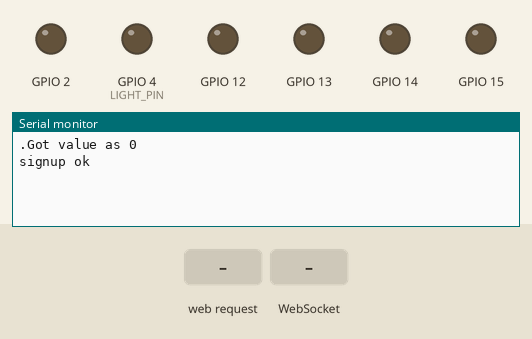
This sketch was run on a simulated ESP32. Parts: output pins drawn as LEDs (lit = HIGH), the last lines printed to the serial monitor. Inputs (shaded band) come from the test bench. WiFi joins after 1.5 s; servers stay silent unless stated; the camera gives no picture.

Above: at 2.5 s.
2.6 s: HTTP request GET /changeWifi?ssid=1&password=1 received
At 3.8 s:
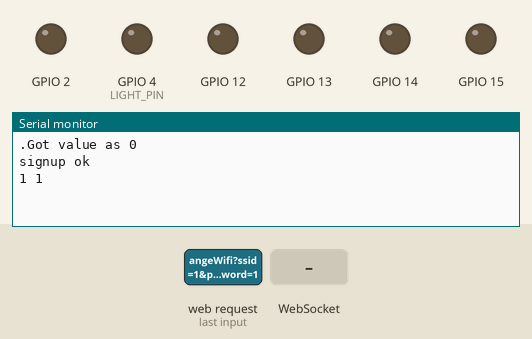
4.1 s: WebSocket text "MoveCar" received
At 5.0 s:
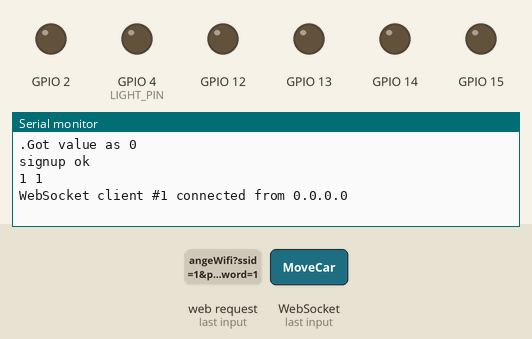

The sketch:

motorWeb.ino
```cpp
#include "soc/soc.h"
#include "soc/rtc_cntl_reg.h"
// #include "Base64.h"
#include "esp_camera.h"
#include <sstream>
#include <WiFi.h>
#include <stdlib.h>
#include <pthread.h>


/**********************
******Web Server******/

#include <AsyncTCP.h>
#include <ESPAsyncWebServer.h>


AsyncWebServer server(80);
AsyncWebSocket wsCamera("/Camera");
AsyncWebSocket wsCarInput("/CarInput");
uint32_t cameraClientId = 0;


const char* htmlHomePage PROGMEM = R"HTMLHOMEPAGE(
<!DOCTYPE html>
<html>
  <head>
  <meta name="viewport" content="width=device-width, initial-scale=1, maximum-scale=1, user-scalable=no">
    <style>
    .arrows {
      font-size:40px;
      color:red;
    }
    td.button {
      background-color:black;
      border-radius:25%;
      box-shadow: 5px 5px #888888;
    }
    td.button:active {
      transform: translate(5px,5px);
      box-shadow: none;
    }

    .noselect {
      -webkit-touch-callout: none; /* iOS Safari */
        -webkit-user-select: none; /* Safari */
         -khtml-user-select: none; /* Konqueror HTML */
           -moz-user-select: none; /* Firefox */
            -ms-user-select: none; /* Internet Explorer/Edge */
                user-select: none; /* Non-prefixed version, currently
                                      supported by Chrome and Opera */
    }

    .slidecontainer {
      width: 100%;
    }

    .slider {
      -webkit-appearance: none;
      width: 100%;
      height: 15px;
      border-radius: 5px;
      background: #d3d3d3;
      outline: none;
      opacity: 0.7;
      -webkit-transition: .2s;
      transition: opacity .2s;
    }

    .slider:hover {
      opacity: 1;
    }

    .slider::-webkit-slider-thumb {
      -webkit-appearance: none;
      appearance: none;
      width: 25px;
      height: 25px;
      border-radius: 50%;
      background: red;
      cursor: pointer;
    }

    .slider::-moz-range-thumb {
      width: 25px;
      height: 25px;
      border-radius: 50%;
      background: red;
      cursor: pointer;
    }
  .form-div
  {
      width: 50%;
      margin:0 auto;
      margin-top: 300px;
  }
    </style>

  </head>
  <body class="noselect" align="center" style="background-color:white">

    <!--h2 style="color: teal;text-align:center;">Wi-Fi Camera &#128663; Control</h2-->

    <table id="mainTable" style="width:400px;margin:auto;table-layout:fixed" CELLSPACING=10>
      <tr>
        <td id=fotograf><img id="cameraImage" src="" style="width:400px;height:250px"></td>
      </tr>
      <tr>
        <td></td>
        <td class="button" onmousedown='sendButtonInput("MoveCar","4")' onmouseup='sendButtonInput("MoveCar","0")' ontouchstart='sendButtonInput("MoveCar","1")' ontouchend='sendButtonInput("MoveCar","0")'><span class="arrows" >&#8679;</span></td>
        <td></td>
      </tr>
      <tr>
        <td class="button" onmousedown='sendButtonInput("MoveCar","2")' onmouseup='sendButtonInput("MoveCar","0")' ontouchstart='sendButtonInput("MoveCar","3")' ontouchend='sendButtonInput("MoveCar","0")'><span class="arrows" >&#8678;</span></td>
        <td class="button"></td>
        <td class="button" onmousedown='sendButtonInput("MoveCar","1")' onmouseup='sendButtonInput("MoveCar","0")'  ontouchstart='sendButtonInput("MoveCar","4")' ontouchend='sendButtonInput("MoveCar","0")'><span class="arrows" >&#8680;</span></td>
      </tr>
      <tr>
        <td></td>
        <td class="button" onmousedown='sendButtonInput("MoveCar","3")' onmouseup='sendButtonInput("MoveCar","0")' ontouchstart='sendButtonInput("MoveCar","2")' ontouchend='sendButtonInput("MoveCar","0")'><span class="arrows" >&#8681;</span></td>
        <td></td>
      </tr>
      <tr/><tr/>
      <tr>
        <td style="text-align:left"><b>Speed:</b></td>
        <td colspan=2>
         <div class="slidecontainer">
            <input type="range" min="0" max="255" value="150" class="slider" id="Speed" oninput='sendButtonInput("Speed",value)'>
          </div>
        </td>
      </tr>
      <tr>
        <td style="text-align:left"><b>Light:</b></td>
        <td colspan=2>
          <div class="slidecontainer">
            <input type="range" min="0" max="255" value="0" class="slider" id="Light" oninput='sendButtonInput("Light",value)'>
          </div>
        </td>
      </tr>
    </table>
    <div class="form-div">
      <form action="/changeWifi" method="get">
          <label>Wifi: <input type="text" name="ssid"></label>
          <label>Password: <input type="text" name="password"></label>
          <button style="width: 80px;" type="submit">Baglan</button>
      </form>
    </div>
    <script>
      var webSocketCameraUrl = "ws:\/\/" + window.location.hostname + "/Camera";
      var webSocketCarInputUrl = "ws:\/\/" + window.location.hostname + "/CarInput";
      var websocketCamera;
      var websocketCarInput;

      function initCameraWebSocket()
      {
        websocketCamera = new WebSocket(webSocketCameraUrl);
        websocketCamera.binaryType = 'blob';
        websocketCamera.onopen    = function(event){};
        websocketCamera.onclose   = function(event){setTimeout(initCameraWebSocket, 2000);};
        websocketCamera.onmessage = function(event)
        {
          var imageId = document.getElementById("cameraImage");
          imageId.src = URL.createObjectURL(event.data);
        };
      }

      function initCarInputWebSocket()
      {
        websocketCarInput = new WebSocket(webSocketCarInputUrl);
        websocketCarInput.onopen    = function(event)
        {
          var speedButton = document.getElementById("Speed");
          sendButtonInput("Speed", speedButton.value);
          var lightButton = document.getElementById("Light");
          sendButtonInput("Light", lightButton.value);
        };
        websocketCarInput.onclose   = function(event){setTimeout(initCarInputWebSocket, 2000);};
        websocketCarInput.onmessage = function(event){};
      }

      function initWebSocket()
      {
        initCameraWebSocket ();
        initCarInputWebSocket();
      }

      function sendButtonInput(key, value)
      {
        var data = key + "," + value;
        websocketCarInput.send(data);
      }

      window.onload = initWebSocket;
      document.getElementById("mainTable").addEventListener("touchend", function(event){
        event.preventDefault()
      });
    </script>
  </body>
</html>
)HTMLHOMEPAGE";


void rotateMotor(int motorNumber, int motorDirection);
void moveCar(int inputValue);


void handleRoot(AsyncWebServerRequest *request)
{
  request->send_P(200, "text/html", htmlHomePage);
}

void handleNotFound(AsyncWebServerRequest *request)
{
    request->send(404, "text/plain", "File Not Found");
}

void onCarInputWebSocketEvent(AsyncWebSocket *server,
                      AsyncWebSocketClient *client,
                      AwsEventType type,
                      void *arg,
                      uint8_t *data,
                      size_t len)
{
  switch (type)
  {
    case WS_EVT_CONNECT:
      Serial.printf("WebSocket client #%u connected from %s\n", client->id(), client->remoteIP().toString().c_str());
      break;
    case WS_EVT_DISCONNECT:
      Serial.printf("WebSocket client #%u disconnected\n", client->id());
      moveCar(0);
      ledcWrite(3, 0);
      break;
    case WS_EVT_DATA:
      AwsFrameInfo *info;
      info = (AwsFrameInfo*)arg;
      if (info->final && info->index == 0 && info->len == len && info->opcode == WS_TEXT)
      {
        std::string myData = "";
        myData.assign((char *)data, len);
        std::istringstream ss(myData);
        std::string key, value;
        std::getline(ss, key, ',');
        std::getline(ss, value, ',');
        Serial.printf("Key [%s] Value[%s]\n", key.c_str(), value.c_str());
        int valueInt = atoi(value.c_str());
        if (key == "MoveCar")
        {
          moveCar(valueInt);
        }
        else if (key == "Speed")
        {
          // Speeed channel => 2
          ledcWrite(2, valueInt);
        }
        else if (key == "Light")
        {
          // light Channel =>3
          ledcWrite(3, valueInt);
        }
      }
      break;
    case WS_EVT_PONG:
    case WS_EVT_ERROR:
      break;
    default:
      break;
  }
}

void onCameraWebSocketEvent(AsyncWebSocket *server,
                      AsyncWebSocketClient *client,
                      AwsEventType type,
                      void *arg,
                      uint8_t *data,
                      size_t len)
{
  switch (type)
  {
    case WS_EVT_CONNECT:
      Serial.printf("WebSocket client #%u connected from %s\n", client->id(), client->remoteIP().toString().c_str());
      cameraClientId = client->id();
      break;
    case WS_EVT_DISCONNECT:
      Serial.printf("WebSocket client #%u disconnected\n", client->id());
      cameraClientId = 0;
      break;
    case WS_EVT_DATA:
      break;
    case WS_EVT_PONG:
    case WS_EVT_ERROR:
      break;
    default:
      break;
  }
}


/* Web Server
****************/


/*************************
Camera Configuration    */
#define CAMERA_MODEL_AI_THINKER

void cameraConfiguration(){

  int PWDN_GPIO_NUM= 32;
  int  RESET_GPIO_NUM= -1;
  int  XCLK_GPIO_NUM= 0;
  int  SIOD_GPIO_NUM =26;
  int  SIOC_GPIO_NUM= 27;

  int  Y9_GPIO_NUM= 35;
  int  Y8_GPIO_NUM= 34;
  int  Y7_GPIO_NUM =39;
  int  Y6_GPIO_NUM= 36;
  int  Y5_GPIO_NUM= 21;
  int  Y4_GPIO_NUM= 19;
  int  Y3_GPIO_NUM= 18;
  int  Y2_GPIO_NUM= 5;
  int  VSYNC_GPIO_NUM= 25;
  int HREF_GPIO_NUM= 23;
  int PCLK_GPIO_NUM =22;
  WRITE_PERI_REG(RTC_CNTL_BROWN_OUT_REG, 0);
  camera_config_t config;
  config.ledc_channel = LEDC_CHANNEL_0;
  config.ledc_timer = LEDC_TIMER_0;
  config.pin_d0 = Y2_GPIO_NUM;
  config.pin_d1 = Y3_GPIO_NUM;
  config.pin_d2 = Y4_GPIO_NUM;
  config.pin_d3 = Y5_GPIO_NUM;
  config.pin_d4 = Y6_GPIO_NUM;
  config.pin_d5 = Y7_GPIO_NUM;
  config.pin_d6 = Y8_GPIO_NUM;
  config.pin_d7 = Y9_GPIO_NUM;
  config.pin_xclk = XCLK_GPIO_NUM;
  config.pin_pclk = PCLK_GPIO_NUM;
  config.pin_vsync = VSYNC_GPIO_NUM;
  config.pin_href = HREF_GPIO_NUM;
  config.pin_sscb_sda = SIOD_GPIO_NUM;
  config.pin_sscb_scl = SIOC_GPIO_NUM;
  config.pin_pwdn = PWDN_GPIO_NUM;
  config.pin_reset = RESET_GPIO_NUM;
  config.xclk_freq_hz = 20000000;
  config.pixel_format = PIXFORMAT_JPEG;


  config.frame_size = FRAMESIZE_VGA;
  config.jpeg_quality = 10;
  config.fb_count = 1;
  // if(psramFound()){
  //   config.frame_size = FRAMESIZE_UXGA;
  //   config.jpeg_quality = 10;
  //   config.fb_count = 2;
  // } else {
  //   config.frame_size = FRAMESIZE_SVGA;
  //   config.jpeg_quality = 12;
  //   config.fb_count = 1;
  // }

  esp_err_t err = esp_camera_init(&config);
  if (err != ESP_OK) {
    Serial.printf("Camera init failed with error 0x%x", err);
    return;
    // delay(1000);

    // // ESP.restart();
  }


}

/* Camera Configuration
**************************/


/**********************
**       Motor     ***/

struct MOTOR_PINS
{
  int pinEn;
  int pinIN1;
  int pinIN2;
};

std::vector<MOTOR_PINS> motorPins =
{
  {12, 13, 15},  //RIGHT_MOTOR Pins (EnA, IN1, IN2)
  {12, 14, 2},  //LEFT_MOTOR  Pins (EnB, IN3, IN4)
};
#define LIGHT_PIN 4

#define UP 1
#define DOWN 2
#define LEFT 3
#define RIGHT 4
#define STOP 0

#define RIGHT_MOTOR 0
#define LEFT_MOTOR 1

#define FORWARD 1
#define BACKWARD -1


void rotateMotor(int motorNumber, int motorDirection)
{
  if (motorDirection == FORWARD)
  {
    digitalWrite(motorPins[motorNumber].pinIN1, HIGH);
    digitalWrite(motorPins[motorNumber].pinIN2, LOW);
  }
  else if (motorDirection == BACKWARD)
  {
    digitalWrite(motorPins[motorNumber].pinIN1, LOW);
    digitalWrite(motorPins[motorNumber].pinIN2, HIGH);
  }
  else
  {
    digitalWrite(motorPins[motorNumber].pinIN1, LOW);
    digitalWrite(motorPins[motorNumber].pinIN2, LOW);
  }
}

void moveCar(int inputValue)
{
  Serial.printf("Got value as %d\n", inputValue);
  switch(inputValue)
  {

    case UP:
      rotateMotor(RIGHT_MOTOR, FORWARD);
      rotateMotor(LEFT_MOTOR, FORWARD);
      break;

    case DOWN:
      rotateMotor(RIGHT_MOTOR, BACKWARD);
      rotateMotor(LEFT_MOTOR, BACKWARD);
      break;

    case LEFT:
      rotateMotor(RIGHT_MOTOR, FORWARD);
      rotateMotor(LEFT_MOTOR, BACKWARD);
      break;

    case RIGHT:
      rotateMotor(RIGHT_MOTOR, BACKWARD);
      rotateMotor(LEFT_MOTOR, FORWARD);
      break;

    case STOP:
      rotateMotor(RIGHT_MOTOR, STOP);
      rotateMotor(LEFT_MOTOR, STOP);
      break;

    default:
      rotateMotor(RIGHT_MOTOR, STOP);
      rotateMotor(LEFT_MOTOR, STOP);
      break;
  }
}


void setUpPinModes()
{
  const int PWMFreq = 1000; /* 1 KHz */
  const int PWMResolution = 8;
  const int PWMSpeedChannel = 2;
  const int PWMLightChannel = 3;
  //Set up PWM
  ledcSetup(PWMSpeedChannel, PWMFreq, PWMResolution);
  ledcSetup(PWMLightChannel, PWMFreq, PWMResolution);

  for (int i = 0; i < motorPins.size(); i++)
  {
    pinMode(motorPins[i].pinEn, OUTPUT);
    pinMode(motorPins[i].pinIN1, OUTPUT);
    pinMode(motorPins[i].pinIN2, OUTPUT);

    /* Attach the PWM Channel to the motor enb Pin */
    ledcAttachPin(motorPins[i].pinEn, PWMSpeedChannel);
  }
  moveCar(STOP);

  pinMode(LIGHT_PIN, OUTPUT);
  ledcAttachPin(LIGHT_PIN, PWMLightChannel);
}


/* Motor     ******
******************/


/* FireBase
***************/

#include <Firebase_ESP_Client.h>
#include "addons/TokenHelper.h"
#include "addons/RTDBHelper.h"

FirebaseData fbdo;
FirebaseAuth auth;
FirebaseConfig config;


void firebaseAyarlamalar()
{

  String API_KEY = "AIzaSyByWu65oLXCvsiv5GlWu0CrkLj7XCQgyfw";
  String DATABASE_URL = "araba-e81cd-default-rtdb.europe-west1.firebasedatabase.app" ;
  config.api_key = API_KEY;
  config.database_url = DATABASE_URL;

  if(Firebase.signUp(&config,&auth,"",""))
  {
    Serial.println("signup ok");
  }
  else{
    Serial.println("hata");
  }

  Firebase.begin(&config,&auth);
  Firebase.reconnectWiFi(true);

  config.token_status_callback=tokenStatusCallback;
}

/* Firebase
********************/


/*******************
* Async ***********/
// #include <ReactESP.h>

// using namespace reactesp;
// ReactESP app;


/******Async*****
*****************/

void reconnectAnotherWifi(AsyncWebServerRequest *request){
  const char * ssid;
  const char * password;
  AsyncWebParameter* p1 = request->getParam("ssid");
  ssid=p1->value().c_str();
  Serial.print(ssid);
  Serial.print(" ");
  AsyncWebParameter* p2 = request->getParam("password");
  password=p2->value().c_str();
  Serial.println(password);

  WiFi.disconnect();
  delay(5);
  WiFi.begin(ssid,password);
  // WiFi.begin("bilgisayar","5:b9L602");

  request->redirect("/");
}


// void* serveraYolla(void * params){
//   if(cameraClientId != 0){

//     wsCamera.binary(cameraClientId, fb->buf, fb->len);
//     pthread_exit(0);
//   }

//     pthread_exit(0);
// }
camera_fb_t * fb=NULL;


// asenkron calisan fonksiyon
// void* firebaseYolla(void * params){
//   // if(WiFi.status() != WL_CONNECTED){

//   //   pthread_exit(0);
//   //   return NULL;
//   // }
//   if(!fb)
//   {
//     Serial.println("Null geliyor buraya");
//     pthread_exit(0);
//     return NULL;

//   }
//   Firebase.RTDB.setBlob( &fbdo,"/Fotograf", fb->buf,fb->len);

//   pthread_exit(0);

// }


void serverBaslat()
{
  const char *apssid = "ErensAraba";
  const char *appassword = "eren123456";

  WiFi.softAP(apssid, appassword);

  server.on("/", HTTP_GET, handleRoot);
  server.on("/changeWifi", HTTP_GET, reconnectAnotherWifi);
  server.onNotFound(handleNotFound);

  wsCamera.onEvent(onCameraWebSocketEvent);
  server.addHandler(&wsCamera);

  wsCarInput.onEvent(onCarInputWebSocketEvent);
  server.addHandler(&wsCarInput);

  server.begin();
}


void WifiBaglan(){
  const char* ssid     = "ErenK";
  const char* password = "12321aab";
  WiFi.begin(ssid, password);
  if(WiFi.status() != WL_CONNECTED)
  {
    delay(1000);
    Serial.print(".");
  }
}

int sayac=0;

pthread_t firebaseThread;
pthread_t serverThread;
pthread_attr_t attr;


void setup() {
  Serial.begin(115200);
  WifiBaglan();
  setUpPinModes();
  cameraConfiguration();
  serverBaslat();
  firebaseAyarlamalar();
  // app.onTick(serveraYolla);
  // app.onTick(firebaseYolla);
  pthread_attr_init(&attr);

}

void loop() {
  wsCamera.cleanupClients();
  wsCarInput.cleanupClients();

  if(cameraClientId==0)
  {
    return;
  }

  fb = esp_camera_fb_get();
  if(!fb){
    return;
  }
  if(sayac==60){
    // ((camera_fb_t*)params)
    wsCamera.binary(cameraClientId, fb->buf, fb->len);
    Firebase.RTDB.setBlob( &fbdo,"/Fotograf", fb->buf,fb->len);
    // pthread_create(&firebaseThread,&attr,firebaseYolla,NULL);
    // pthread_join(firebaseThread,NULL);
    sayac=0;
  }
  else{
    wsCamera.binary(cameraClientId, fb->buf, fb->len);
    while (true)
    {
      AsyncWebSocketClient * clientPointer = wsCamera.client(cameraClientId);
      if (!clientPointer || !(clientPointer->queueIsFull()))
      {
        break;
      }
      delay(1);
    }
  }
  esp_camera_fb_return(fb);
  sayac++;


}
```

Measured:
- after the input at 2.6 s, the serial monitor: prints a new line at once (image 1)
- after the input at 4.1 s, the serial monitor: prints a new line at once (image 2)
